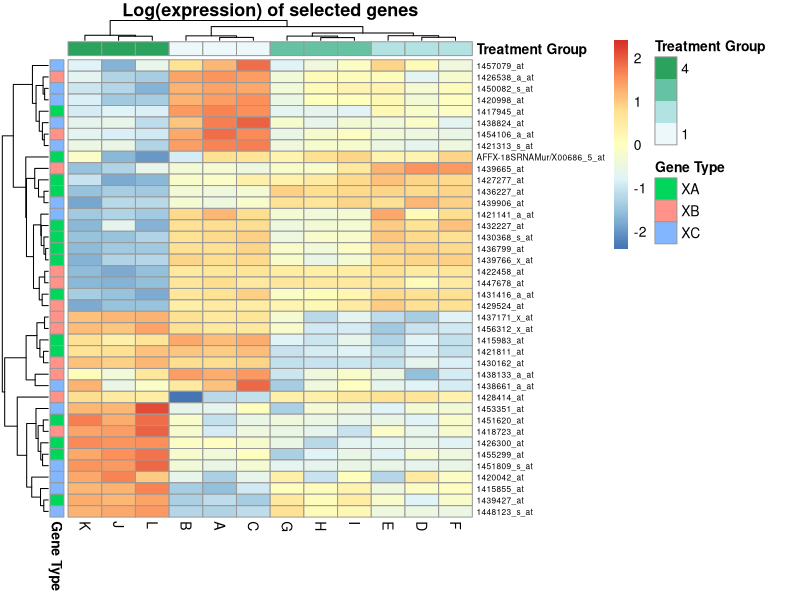
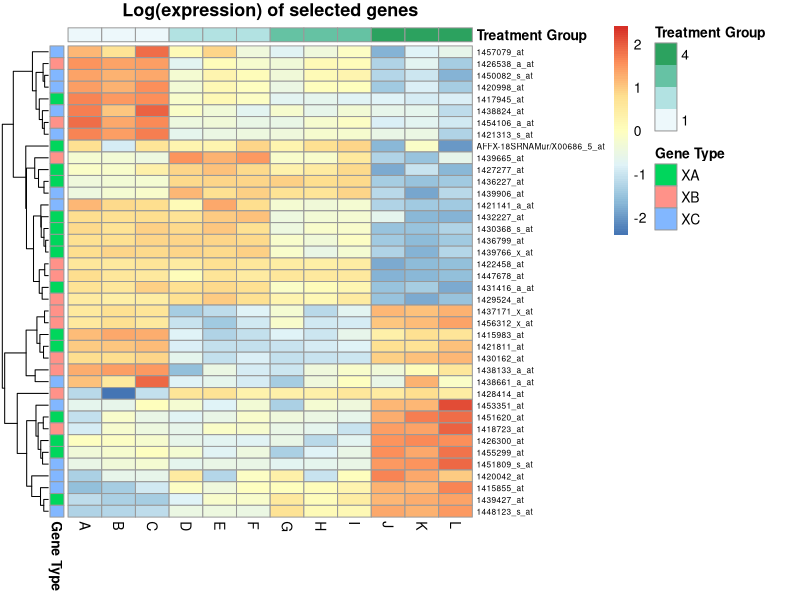
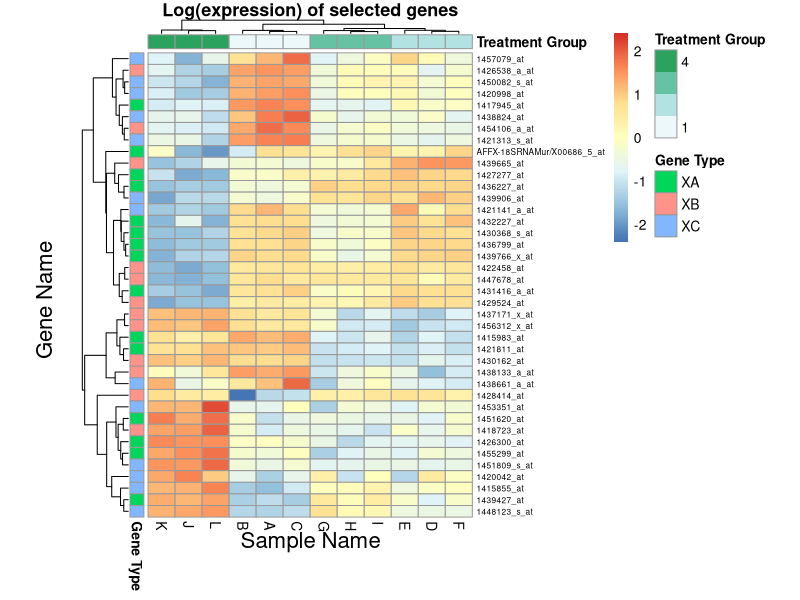
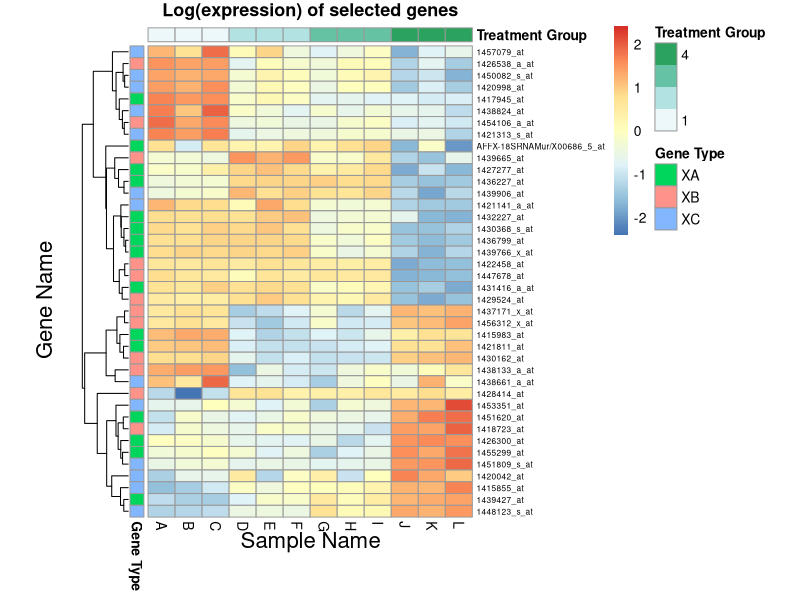

These charts were generated, in order, by the following R code:
#######################################################################
#                                                                     #
#                   Using R for Data Science Assignment               #
#                                                                     #
#                 B198096  November 2022 Submitted version.           #
#                                                                     #
#######################################################################

#This pipeline is designed to generate a pretty heat map of a subset of 
#Gene expression data from a data file of expression values, using associated 
#Annotation files to label the data for useful interpretation. 

#Note that before the pipeline begins processing the data I need to import 
#The data into the working directory. I performed this in the terminal 
#command line at the beginning of the project. The command for this is below
#I commented ou the command, since it no longer needs to be run to 
#Perform the function of this pipeline, and the necessary files will 
#Be included in the zipped folder with this script

#Retrieving the files 
#cp /shared_files/RDS_assignment_files/s2249132_files.zip .
#unzip s2249132_files.zip



##########################################################
#                                                        #
#. Import data, check for Zeros, and log transform it    #
#                                                        #
##########################################################


#First I need to read the data files into objects for use in the R session 

#all_data is read in as a data table from the file data_all.csv that contains
#All of the results from the experiment 
#The variable containing the table is named to match the file name 
#The table includes 13 columns, X column is indexed to match the 
#indexed gene annotation table, the other 12 columns label the A through L to 
#indicate whicih sample the data is from 
data_all <- read.table(file= "data_all.csv",header=T,sep=",")

#gene_annotation is read in as a data table from the file gene_annotation.csv 
#that contains the gene type (XA, XB, XC) and 
#the long name for every gene in the experiment 
#The variable containing the table is named to match the file name 
gene_annotation <- read.table(file= "gene_annotation.csv",header=T,sep=",")


#sample_annotation is read in as a data table from the file sample_annotation.csv 
#that contains the treatment group assignments for the 12 samples a through L
#The variable containing the table is named to match the file name 
sample_annotation <- read.table(file= "sample_annotation.csv",header=T,sep=",")


#I am now converting the data table into a data frame for easier manipulation 
#I am extracting all rows (1:200) and all columns except for the indexing column
#Because the data frame is already indexed by row number. So the data frame 
#Is made from row 1:200 and columns 2:13 of the data table 
data_all_df <- as.data.frame(data_all[1:200, 2:13])




#These are a set of tests that the can be implemented to find 0s and decimals 
#in the data, since zeros cause problems for log transformations 

#Test to see if there are any zeros
#Make a matrix to scan through 
#The counter helps identify the position in the matrix
#The for loop will iterate through every value in the matrix
#If a given value is zero the function will print the value and position 
#The function then returns a list of the zero positions 
zero_test <- function(df, find=0) {
  all_data_matrix <- as.matrix(df)
  count <- 0
  zero_positions <- c()
  for (i in all_data_matrix){
    count = count + 1
    if (i == find){
      print("Zero value found at position:")
      print(count)
      zero_positions <- c(zero_positions, count)
    }
  }
  return(zero_positions)
}


#This test is identical to the above function but scans for values that are 
#Less than one, but can be adjusted to set a minimum threshold if the user
#Wishes to specify a different minimum read threshold 
mimimum_test <- function(df, min=1) {
  all_data_matrix <- as.matrix(df)
  count <- 0
  min_positions <- c()
  for (i in all_data_matrix){
    count = count + 1
    if (i < min){
      print("Filter value:")
      print(i)
      print("Found at position:")
      print(count)
      min_positions <- c(min_positions, count)
    }
  }
  return(min_positions)
}


#Changing zero values to one 
#One solution to the zero value problem is changing all zeros to one 
#The below function will scan the data for zero and change them to a one 
#But the function can be specified to scan for a minimum threshold and can 
#Can be specified to change found values to a given value

#The arguments are the function are desired data frame (df), 
#The desired filtering threshold (find), default set to zero
#The desired value that the excluded values should be changed to (change), 
#Default set to 1 
#The function transforms the data frame into a matrix, then generates a T/F 
#Matrix with the positions of the values that fit filtering criteria   
#Then this T/F matrix is used to change every position that meets filter criteria
#To the desired change value
#Then convert matrix back to data frame and return it  
change_values <- function(df, find=0, change=1) {
  all_data_matrix <- as.matrix(df)
  find_matrix <- all_data_matrix <= find
  all_data_matrix[find_matrix] <- change
  all_data_df <- as.data.frame(all_data_matrix)
  return(all_data_df)
}
 

#The variable zero is populated with the matrix position of
#Every zero value in the data 

zeros <- zero_test(data_all_df)
filter_response = 'n'

#IF there are no zero values then zero is NULL
#So this if statement will evauate whether there are any zero values, 
#And if there are it will inform the user and then ask if they want to filter 
#Them out

if (is.null(zeros) == FALSE){
  print("Zero values found in data")
  filter_response <- readline(prompt="Filter Data to change Zeros to Ones? (y/n): ")
}

#If the user says yes then the change_values function is called and 
#Changes all zeros to ones 
if (filter_response == "y"|| filter_response == "yes") {
  data_all_df <- change_values(all_data_df)
}


#There are no zeros in the data used for this pipeline so these functions 
#And if statements are not used

#Now I am converting all of the values in the data frame into a log scale 
data_all_log <- log(data_all_df)


##########################################################
#                                                        #
#Time to organize the data and create a labeled data set #
#                                                        #
##########################################################

#Start by reading the text file of the gene list into a list variable 
#This is the personalized set of genes that I am supposed to be analyzing
gene_list <- read.delim("genelist_7.txt")

#Now using the unlist() function to convert the list into a vector  
gene_vec <- unlist(gene_list)

#I am first using the unique() function to 
#make sure that the list is non-redundant 
#Then I am using the sort() function to put the genes in order 
uniq_gene_vec <- sort(unique(gene_vec))

#Now I am filtering the data frame, pulling only the rows that are 
#specified by the uniq_gene_vec (and pulling all columns)
#selected_genes is teh resulting data frame with  log transformed data 
#For all of the genes in my personalized gene set 
selected_genes <- data_all_log[uniq_gene_vec,1:12]
selected_genes

#Now I am making a data frame with all of the gene names 
#This data frame possesses the gene type and long name for all genes in 
#My personalized gene set 
gene_names <- as.data.frame(gene_annotation[uniq_gene_vec,3:4])

#Now I am just binding the gene names to the date 
labeled_data <- cbind(gene_names,selected_genes)
labeled_data

#Lastly, I am making a matrix from the data frame
#This is because the pheatmap function uses matrices as input
labeled_data_matrix <- as.matrix(labeled_data[,3:14])

#I am then using the LongNames of the genes to label the rows of the matrix
rownames(labeled_data_matrix) = gene_names[,2]




##########################################################
#                                                        #
#                 Generating Heat Maps                   #
#                                                        #
##########################################################

#Need to download the pheatmap library 
library(pheatmap)

#GENE ANNOTATION
#This is generating a data frame with a single column pulled from the
#"Type" column of the labeled_data data frame 
genetype_annotate <- data.frame("Type" = labeled_data$Type)

#I am assigning the row names of the genetype_annotate as the same row names from 
#The labeled_data_matrix
rownames(genetype_annotate) = rownames(labeled_data_matrix)
#And then assigning the column name of this data frane as Gene Type
colnames(genetype_annotate) = "Gene Type"


#SAMPLE ANNOTATION 

#This is generating a data frame with a single column pulled 
#from the sample_annotation data frame TreatmentGroup column 
treatment_annotate <- data.frame(Treatment = sample_annotation$TreatmentGroup)

#Importantly, the row names of this data frame need to match the column names 
#of the matrix used to generate the heatmap
rownames(treatment_annotate) = colnames(labeled_data_matrix)
colnames(treatment_annotate) = 'Treatment Group'


#HEATMAP 

#This is now making the heat map from the labeled_data_matrix
#I am scaling it to the rows, setting font size at 6 so that the gene names
#Are not overlapping AND can fit within the graphical window 
#Specifying the row and column annotations made above 
#And labeling the heat map 
#lastly, I specified the height of the clusteing trees, trimming them for 
#Aesthetics 
clustered <- pheatmap(labeled_data_matrix, scale='row', fontsize_row = 6, 
                      annotation_row=genetype_annotate, 
                      annotation_col=treatment_annotate, 
                      main = "Log(expression) of selected genes", 
                      treeheight_col = 10, treeheight_row = 30)

#This is the same heat map except it is not clustering the samples 
#This change is made with  cluster_cols = FALSE
nocluster <- pheatmap(labeled_data_matrix, scale='row', fontsize_row = 6, 
                      annotation_row=genetype_annotate, 
                      annotation_col=treatment_annotate, 
                      main = "Log(expression) of selected genes", 
                      cluster_cols = FALSE, treeheight_row = 30)

#Now I am adding labels to the X and Y axis (columns and rows, Samples and Genes)
#this requires the grid library to paste the plot onto a grid and add features 
#on top of that grid 
#I am simply putting the heat map onto a grid, 
#Then pasting text on top of it (Sample Name and Gene Name)
#Then specifying the find size and grid location of these text labels 
#The pheatmap function is identical to the clustered heatmap above 
library(grid)
setHook("grid.newpage", function() pushViewport(viewport(x=1,y=1,width=0.9, height=1.0, name="vp", just=c("right","top"))), action="prepend")
pheatmap(labeled_data_matrix, scale='row', fontsize_row = 6, annotation_row=genetype_annotate, annotation_col=treatment_annotate, main = "Log(expression) of selected genes", treeheight_col = 5, treeheight_row = 30)
setHook("grid.newpage", NULL, "replace")
grid.text("Sample Name", x=0.32, y=0.1, gp=gpar(fontsize=16))
grid.text("Gene Name", x=-0.05, rot=90, gp=gpar(fontsize=16))


#Then I am doing the same for the non-sampel clustering heat map 
#The pheatmap function is identical to the nocluster heatmap above 
setHook("grid.newpage", function() pushViewport(viewport(x=1,y=1,width=0.9, height=1, name="vp", just=c("right","top"))), action="prepend")
pheatmap(labeled_data_matrix, scale='row', fontsize_row = 6, annotation_row=genetype_annotate, annotation_col=treatment_annotate, main = "Log(expression) of selected genes", cluster_cols = FALSE, treeheight_row = 30)
setHook("grid.newpage", NULL, "replace")
grid.text("Sample Name", x=0.32, y=0.1, gp=gpar(fontsize=16))
grid.text("Gene Name", x=-0.05, rot=90, gp=gpar(fontsize=16))



##########################################################
#                                                        #
#                       The End! :)                      #
#                                                        #
##########################################################

